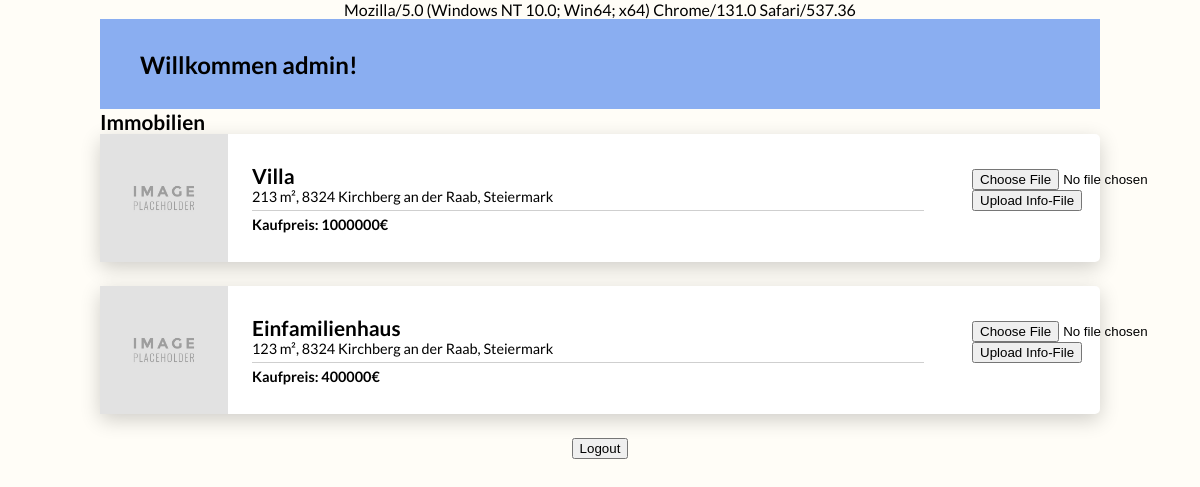
The app's page /LAP/home.php (signed in) with its own data.
### tables this page shows
CREATE TABLE `immobilien` (
  `Immobilien` int(11) NOT NULL,
  `Titel` varchar(255) NOT NULL,
  `Groesse` int(11) NOT NULL,
  `Lage` varchar(100) NOT NULL,
  `Dokumente` varchar(255) NOT NULL,
  `Preis` decimal(10,0) NOT NULL,
  `Bereich_ID` int(11) NOT NULL
);

### LAP/home.php (the view, shortened to what this page needs)
<?php
    if($_SESSION)
    {
        include("scripts/db-connection.php");
        $userBereich = $_SESSION['session_bereich'];
        $sql = "SELECT * FROM immobilien WHERE Bereich_ID = '$userBereich'";
        $result = mysqli_query($connection, $sql);
    }
    else
    {
        header("Location: index.html");
    }
?>
<!DOCTYPE html>
<html>
<head>
    <link rel="stylesheet" type="text/css" media="screen" href="styles/home.css" />
</head>
<body>
    <section class="top">
        <h1>Willkommen <?php echo $_SESSION['session_user'] ?>!</h1>
    </section>
    <section class="content">
        <h2>Immobilien</h2>
        <?php
            while($row = $result->fetch_assoc())
            {
        ?>
        <div class="card">
            <div class="image"></div>
            <div class="description">
                <h2><?php echo $row['Titel'] ?></h2>
                <p><?php echo $row['Groesse'] ?> m², <?php echo $row['Lage'] ?></p>
                <div class="line"></div>
                <p class="price">
                    <?php
                        if($userBereich == 1)
                        {
                            echo "Kaufpreis: " .$row['Preis'] . "€";
                        }
                        else
                        {
                            echo $row['Preis'] . "€ monatl. Miete";
                        }
                    ?>
                </p>
            </div>
            <div class="end">
                <?php
                if($_SESSION['session_typ'] == "makler") {
                    echo "<form action='scripts/upload.php' method='post' enctype='multipart/form-data'>";
                    echo "<input type='file' name='fileToUpload' id='fileToUpload'>";
                    echo "<input type='submit' value='Upload Info-File' name='submit'>";
                    echo "</form>";
                }
                ?>
            </div>
        </div>
        <?php
            }
        ?>
    </section>
    <section class="bottom">
        <form action="scripts/logout.php" method="POST">
            <input type="submit" name="logout" value="Logout" />
        </form>
    </section>
</body>
</html>

### LAP/styles/home.css (style rules this page uses)
html, body { margin: 0 auto; padding: 0; font-family: 'Lato', sans-serif; background-color: #fffdf7; }
body { display: flex; flex-direction: column; justify-content: top; align-items: center; height: 100vh; width: 1000px; }
section.top { justify-self: center; height: 90px; align-self: center; background-color: #8aaef1; width: calc(100% - 5em); padding: 0 2.5em; display: flex; flex-direction: column; justify-content: center; }
h1 { padding: 0; margin: 0; }
.card { background-color: #fff; border-radius: 5px; box-shadow: 0 6px 20px 0 rgba(0, 0, 0, 0.19); width: 1000px; display: grid; grid-template-columns: 128px auto 128px; grid-template-rows: 128px; grid-template-areas: 'thumnail description end'; margin-bottom: 1.5em; }
.image { grid-area: thumnail; background-image: url('../imgs/placeholder.jpg'); background-repeat: no-repeat; background-size: cover; }
.description { grid-area: description; display: flex; flex-direction: column; justify-content: center; padding-left: 1.5em; }
h2 { padding: 0; margin: 0; font-size: 1.3rem; font-weight: 600; }
p { padding: 0; margin: 0; font-size: 0.9rem; font-weight: 500; }
p.price { font-weight: 700; }
.end { grid-area: end; display: flex; flex-direction: column; justify-content: center; }
.line { background-color: rgba(0, 0, 0, 0.19); height: 1px; margin-right: 3em; margin: 0.3em 3em 0.3em 0; }

### records on screen
immobilien: Titel "Villa", Groesse "213", Lage "8324 Kirchberg an der Raab, Steiermark", Preis "1000000"
immobilien: Titel "Einfamilienhaus", Groesse "123", Lage "8324 Kirchberg an der Raab, Steiermark", Preis "400000"

### other values on screen
$_SESSION['session_user'] "admin"
